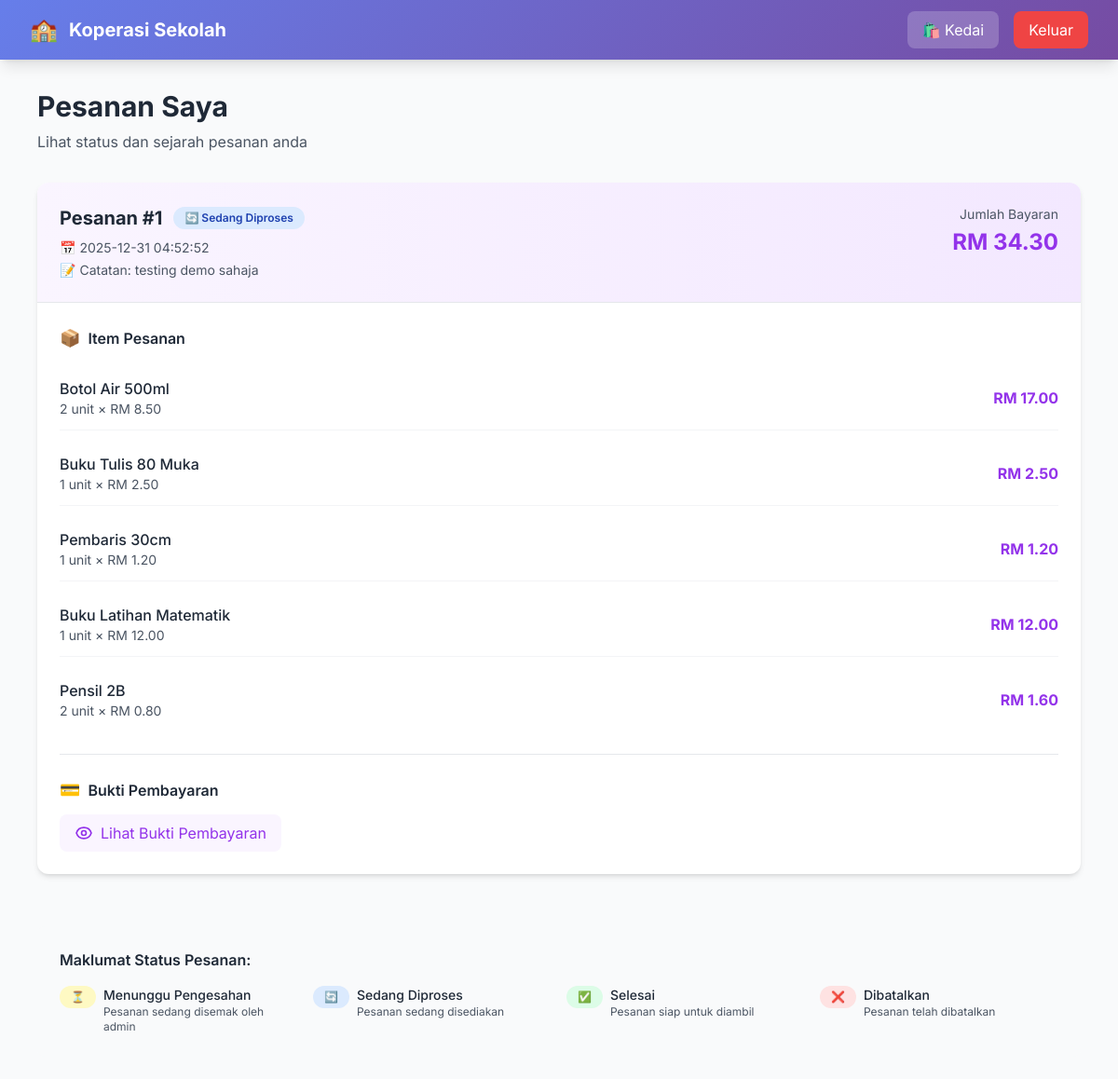
Page /student/orders (signed in) on the committed database.
### tables this page shows
CREATE TABLE orders
                 (id INTEGER PRIMARY KEY AUTOINCREMENT,
                  user_id INTEGER NOT NULL,
                  total_amount REAL NOT NULL,
                  status TEXT DEFAULT 'pending',
                  payment_proof TEXT,
                  notes TEXT,
                  created_at TIMESTAMP DEFAULT CURRENT_TIMESTAMP,
                  FOREIGN KEY (user_id) REFERENCES users(id));

CREATE TABLE order_items
                 (id INTEGER PRIMARY KEY AUTOINCREMENT,
                  order_id INTEGER NOT NULL,
                  product_id INTEGER NOT NULL,
                  quantity INTEGER NOT NULL,
                  price REAL NOT NULL,
                  FOREIGN KEY (order_id) REFERENCES orders(id),
                  FOREIGN KEY (product_id) REFERENCES products(id));

CREATE TABLE products
                 (id INTEGER PRIMARY KEY AUTOINCREMENT,
                  name TEXT NOT NULL,
                  description TEXT,
                  price REAL NOT NULL,
                  stock INTEGER NOT NULL,
                  category TEXT,
                  image TEXT,
                  created_at TIMESTAMP DEFAULT CURRENT_TIMESTAMP);

### app.py (the view)
@app.route('/student/orders')
def student_orders():
    if 'user_id' not in session or session.get('role') != 'student':
        return redirect(url_for('login'))
    db = get_db()
    orders = db.execute('''
        SELECT o.*
        FROM orders o
        WHERE o.user_id = ?
        ORDER BY o.created_at DESC
    ''', (session['user_id'],)).fetchall()
    orders_with_items = []
    for order in orders:
        order_items = db.execute('''
            SELECT oi.*, p.name as product_name
            FROM order_items oi
            JOIN products p ON oi.product_id = p.id
            WHERE oi.order_id = ?
        ''', (order['id'],)).fetchall()
        orders_with_items.append({'order': order, 'items': order_items})
    db.close()
    return render_template('student_orders.html', orders=orders_with_items)

### app.py (called while the page is built)
def get_db():
    conn = sqlite3.connect('koperasi.db')
    conn.row_factory = sqlite3.Row
    return conn

### templates/student_orders.html (shortened to what this page needs)
{% extends "base.html" %}
{% block content %}
<nav class="gradient-bg text-white shadow-lg">
    <div class="max-w-7xl mx-auto px-4 sm:px-6 lg:px-8">
        <div class="flex justify-between items-center h-16">
            <a href="{{ url_for('student_dashboard') }}" class="flex items-center hover:opacity-80 transition">
                <span class="text-2xl mr-3">🏫</span>
                <span class="font-bold text-xl">Koperasi Sekolah</span>
            </a>
            <div class="flex items-center space-x-4">
                <a href="{{ url_for('student_dashboard') }}"
                   class="bg-white/20 hover:bg-white/30 px-4 py-2 rounded-lg transition">
                    🛍️ Kedai
                </a>
                <a href="{{ url_for('logout') }}"
                   class="bg-red-500 hover:bg-red-600 px-4 py-2 rounded-lg transition">
                    Keluar
                </a>
            </div>
        </div>
    </div>
</nav>
<div class="max-w-6xl mx-auto px-4 py-8">
    <div class="mb-8">
        <h1 class="text-3xl font-bold text-gray-800 mb-2">Pesanan Saya</h1>
        <p class="text-gray-600">Lihat status dan sejarah pesanan anda</p>
    </div>
    {% if orders %}
    <div class="space-y-6">
                    {% for order_data in orders %}
        {% set order = order_data['order'] %}
        {% set order_items = order_data['items'] %}
        <div class="bg-white rounded-xl shadow-md overflow-hidden hover:shadow-lg transition">
            <div class="bg-gradient-to-r from-purple-50 to-purple-100 p-6 border-b">
                <div class="flex flex-col sm:flex-row sm:justify-between sm:items-start gap-4">
                    <div>
                        <div class="flex items-center gap-3 mb-2">
                            <h3 class="text-xl font-bold text-gray-800">Pesanan #{{ order.id }}</h3>
                            <span class="px-3 py-1 rounded-full text-xs font-semibold
                                {% if order.status == 'completed' %}bg-green-100 text-green-800
                                {% elif order.status == 'processing' %}bg-blue-100 text-blue-800
                                {% elif order.status == 'cancelled' %}bg-red-100 text-red-800
                                {% else %}bg-yellow-100 text-yellow-800{% endif %}">
                                {% if order.status == 'pending' %}⏳ Menunggu Pengesahan
                                {% elif order.status == 'processing' %}🔄 Sedang Diproses
                                {% elif order.status == 'completed' %}✅ Selesai
                                {% elif order.status == 'cancelled' %}❌ Dibatalkan
                                {% endif %}
                            </span>
                        </div>
                        <p class="text-sm text-gray-600">
                            📅 {{ order.created_at }}
                        </p>
                        {% if order.notes %}
                        <p class="text-sm text-gray-600 mt-1">
                            📝 Catatan: {{ order.notes }}
                        </p>
                        {% endif %}
                    </div>
                    <div class="text-left sm:text-right">
                        <p class="text-sm text-gray-600 mb-1">Jumlah Bayaran</p>
                        <p class="text-2xl font-bold text-purple-600">RM {{ "%.2f"|format(order.total_amount) }}</p>
                    </div>
                </div>
            </div>
            <div class="p-6">
                <h4 class="font-semibold text-gray-800 mb-4 flex items-center">
                    <span class="text-lg mr-2">📦</span>
                    Item Pesanan
                </h4>
                <div class="space-y-3">
                    {% for item in order_items %}
                    <div class="flex justify-between items-center py-3 border-b border-gray-100 last:border-0">
                        <div class="flex-1">
                            <p class="font-medium text-gray-800">{{ item.product_name }}</p>
                            <p class="text-sm text-gray-600">{{ item.quantity }} unit × RM {{ "%.2f"|format(item.price) }}</p>
                        </div>
                        <p class="font-bold text-purple-600">RM {{ "%.2f"|format(item.price * item.quantity) }}</p>
                    </div>
                    {% endfor %}
                </div>
                {% if order.payment_proof %}
                <div class="mt-6 pt-6 border-t">
                    <h4 class="font-semibold text-gray-800 mb-3 flex items-center">
                        <span class="text-lg mr-2">💳</span>
                        Bukti Pembayaran
                    </h4>
                    <a href="{{ url_for('static', filename='uploads/' + order.payment_proof) }}"
                       target="_blank"
                       class="inline-block bg-purple-50 hover:bg-purple-100 text-purple-600 px-4 py-2 rounded-lg transition">
                        <span class="flex items-center">
                            Lihat Bukti Pembayaran
                        </span>
                    </a>
                </div>
                {% endif %}
            </div>
        </div>
        {% endfor %}
    </div>
    {% endif %}
</div>
{% if orders %}
<div class="max-w-6xl mx-auto px-4 py-6">
    <div class="bg-gray-50 rounded-lg p-6">
        <h3 class="font-semibold text-gray-800 mb-4">Maklumat Status Pesanan:</h3>
        <div class="grid grid-cols-1 sm:grid-cols-2 lg:grid-cols-4 gap-4 text-sm">
            <div class="flex items-start">
                <span class="px-3 py-1 rounded-full text-xs font-semibold bg-yellow-100 text-yellow-800 mr-2">⏳</span>
                <div>
                    <p class="font-medium text-gray-800">Menunggu Pengesahan</p>
                    <p class="text-gray-600 text-xs">Pesanan sedang disemak oleh admin</p>
                </div>
            </div>
            <div class="flex items-start">
                <span class="px-3 py-1 rounded-full text-xs font-semibold bg-blue-100 text-blue-800 mr-2">🔄</span>
                <div>
                    <p class="font-medium text-gray-800">Sedang Diproses</p>
                    <p class="text-gray-600 text-xs">Pesanan sedang disediakan</p>
                </div>
            </div>
            <div class="flex items-start">
                <span class="px-3 py-1 rounded-full text-xs font-semibold bg-green-100 text-green-800 mr-2">✅</span>
                <div>
                    <p class="font-medium text-gray-800">Selesai</p>
                    <p class="text-gray-600 text-xs">Pesanan siap untuk diambil</p>
                </div>
            </div>
            <div class="flex items-start">
                <span class="px-3 py-1 rounded-full text-xs font-semibold bg-red-100 text-red-800 mr-2">❌</span>
                <div>
                    <p class="font-medium text-gray-800">Dibatalkan</p>
                    <p class="text-gray-600 text-xs">Pesanan telah dibatalkan</p>
                </div>
            </div>
        </div>
    </div>
</div>
{% endif %}
{% endblock %}

### templates/base.html (style rules this page uses)
body { font-family: 'Inter', sans-serif; }
.gradient-bg { background: linear-gradient(135deg, #667eea 0%, #764ba2 100%); }

### rows in the picture
orders: id "1", created_at "2025-12-31 04:52:52", notes "testing demo sahaja", total_amount "34.30"
order_items: product_name "Botol Air 500ml", quantity "2", price "8.50", item.price*item.quantity "17.00"
order_items: product_name "Buku Tulis 80 Muka", quantity "1", price "2.50", item.price*item.quantity "2.50"
order_items: product_name "Pembaris 30cm", quantity "1", price "1.20", item.price*item.quantity "1.20"
order_items: product_name "Buku Latihan Matematik", quantity "1", price "12.00", item.price*item.quantity "12.00"
order_items: product_name "Pensil 2B", quantity "2", price "0.80", item.price*item.quantity "1.60"
